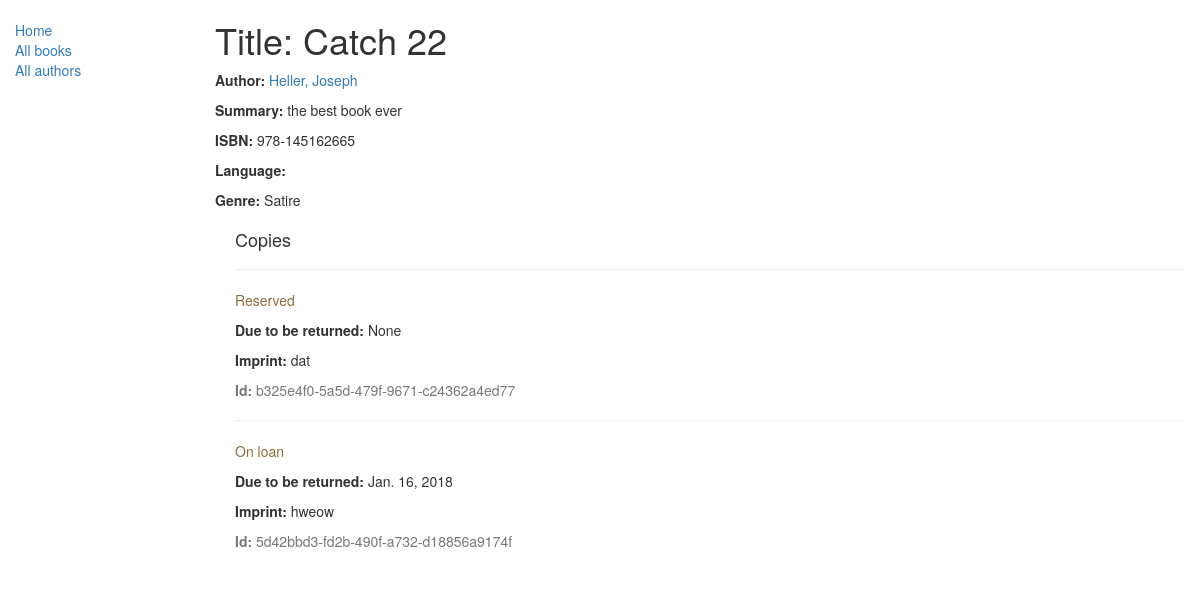
The page /catalog/book/1 on the database as committed earlier.
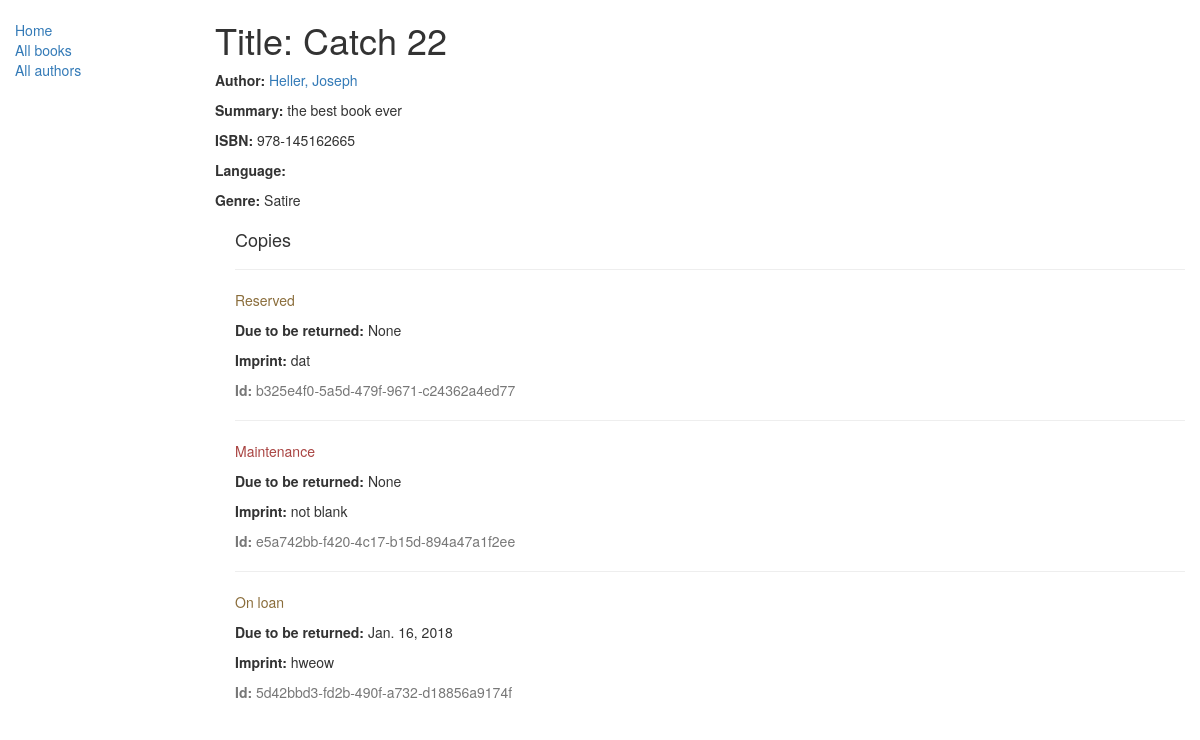
The same page on the database as committed later.
### catalog/models.py (models this page shows, shortened)
class Book(models.Model):
    title = models.CharField(max_length=200)
    author = models.ForeignKey('Author', on_delete=models.SET_NULL, null=True)
    summary = models.TextField(max_length=1000, help_text="Enter a brief description of the book")
    isbn = models.CharField('ISBN', max_length=13, help_text='13 Character <a href="https://www.isbn-international.org/content/what-isbn">ISBN number</a>')
    genre = models.ManyToManyField(Genre, help_text="Select a genre for this book")
    def display_genre(self):
        """
        Creates a string for the Genre. This is required to display genre in Admin.
        """
        return ', '.join([genre.name for genre in self.genre.all()[:3]])
    display_genre.short_description = 'Genre'

class Author(models.Model):
        first_name = models.CharField(max_length=100)
        last_name = models.CharField(max_length=100)
        date_of_birth = models.DateField(null=True, blank=True)
        date_of_death = models.DateField('Died', null=True, blank=True)
        class Meta:
            ordering = ["last_name", "first_name"]
        def __str__(self):
            return '{0}, {1}'.format(self.last_name, self.first_name)

class Genre(models.Model):
    name = models.CharField(max_length=200, help_text="enter a book genre")
    def __str__(self):
        return self.name

class BookInstance(models.Model):
    id = models.UUIDField(primary_key=True, default=uuid.uuid4,
                          help_text="Unique ID for this particular book across whole library")
    book = models.ForeignKey(Book, on_delete=models.SET_NULL, null=True)
    imprint = models.CharField(max_length=200)
    due_back = models.DateField(null=True, blank=True)
    LOAN_STATUS = (
        ('m', 'Maintenance'),
        ('o', 'On loan'),
        ('a', 'Available'),
        ('r', 'Reserved'),
    )
    language = (
        ('English', 'English'),
        ('Spanish', 'Spanish'),
        ('Mandarin', 'Mandarin'),
        ('French', 'French'),
        ('Yiddish', 'Yiddish'),
        ('German', 'German'),
        ('Russian', 'Russian'),
        ('Pig Latin', 'Pig Latin'),
        ('Other', 'Other'),
    )
    status = models.CharField(max_length=1, choices=LOAN_STATUS, blank=True, default='m', help_text='Book availability')
    book_language = models.CharField(max_length=10, choices=language, help_text='language this book is written in', default='English')
    class Meta:
        ordering = ["due_back"]

### catalog/views.py (the view)
# urls.py: path('book/<int:pk>', views.BookDetailView.as_view(), name='book-detail'),
class BookDetailView(generic.DetailView):
    model = Book

### catalog/templates/catalog/book_detail.html
{% extends "base_generic.html" %}
{% block content %}
  <h1>Title: {{ book.title }}</h1>
  <p><strong>Author:</strong> <a href="{% url 'author-detail' book.author.pk %}">{{ book.author }}</a></p>
  <p><strong>Summary:</strong> {{ book.summary }}</p>
  <p><strong>ISBN:</strong> {{ book.isbn }}</p>
  <p><strong>Language:</strong> {{ book.language }}</p>
  <p><strong>Genre:</strong> {% for genre in book.genre.all %} {{ genre }}{% if not forloop.last %}, {% endif %}{% endfor %}</p>
  <div style="margin-left:20px;margin-top:20px">
    <h4>Copies</h4>
    {% for copy in book.bookinstance_set.all %}
    <hr>
    <p class="{% if copy.status == 'a' %}text-success{% elif copy.status == 'm' %}text-danger{% else %}text-warning{% endif %}">{{ copy.get_status_display }}</p>
    {% if copy.status != 'a' %}<p><strong>Due to be returned:</strong> {{copy.due_back}}</p>{% endif %}
    <p><strong>Imprint:</strong> {{copy.imprint}}</p>
    <p class="text-muted"><strong>Id:</strong> {{copy.id}}</p>
    {% endfor %}
  </div>
{% endblock %}

### catalog/templates/base_generic.html (shortened to what this page needs)
<!DOCTYPE html>
<head>
  <link rel="stylesheet" href="https://maxcdn.bootstrapcdn.com/bootstrap/3.3.7/css/bootstrap.min.css">
  {% load static %}
  <link rel="stylesheet" href="{% static 'css/styles.css' %}">
</head>
<body>
  <div class="container-fluid">
    <div class="row">
      <div class="col-sm-2">
      {% block sidebar %}
      <ul class="sidebar-nav">
          <li><a href="{% url 'index' %}">Home</a></li>
          <li><a href="{% url 'books' %} ">All books</a></li>
          <li><a href="{% url 'authors' %}">All authors</a></li>
      </ul>
     {% endblock %}
      </div>
      <div class="col-sm-10 ">
      {% block content %}{% endblock %}
      </div>
    </div>
  </div>
</body>
</html>

### catalog/static/css/styles.css (style rules this page uses)
.sidebar-nav { margin-top: 20px; padding: 0; list-style: none; }

Rows that differ between the two databases and show on the page:
added BookInstance: status "Maintenance", due_back "None", imprint "not blank", id "e5a742bb-f420-4c17-b15d-894a47a1f2ee"
